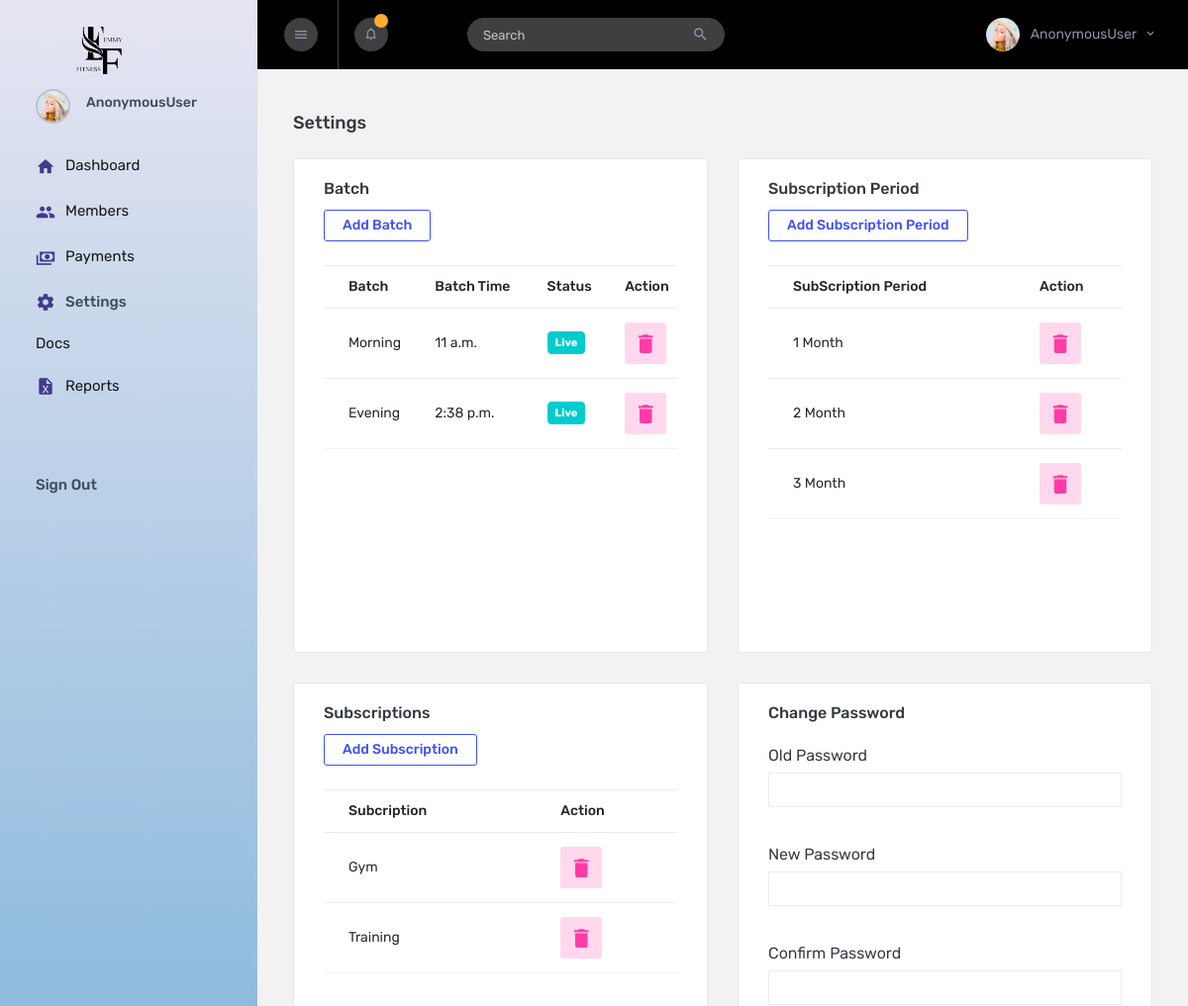
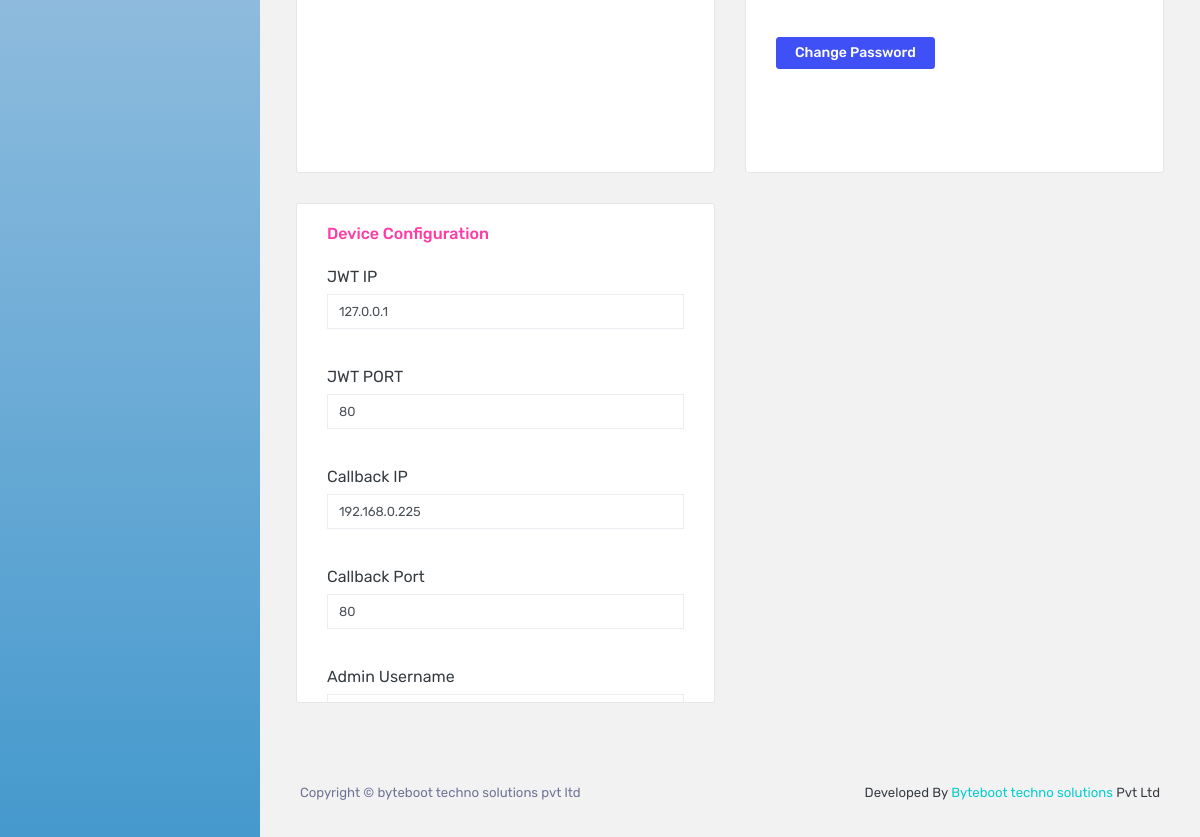
The app's page /Setting_Module with its own data (2 pictures, top to bottom).
### Members/models.py (models this page shows, shortened)
class Batch_DB(models.Model):
    Batch_Name = models.CharField(max_length=255,choices=(("Morning","Morning"),("Evening","Evening"),("Stoped","Stoped")))
    Batch_Status = models.BooleanField(default=True)
    Batch_Time = models.TimeField(auto_now_add=False)

class Subscription_Period(models.Model):
    Period = models.PositiveIntegerField()
    Category = models.CharField(max_length=255, choices=(("Month","Month"),("Year","Year")))

class TypeSubsription(models.Model):
    Type = models.CharField(max_length=255)

### Index/models.py (models this page shows)
class ConfigarationDB(models.Model):
    JWT_IP = models.CharField(max_length=255)
    JWT_PORT = models.CharField(max_length=11)
    Call_Back_IP = models.CharField(max_length=255)
    Call_Back_Port = models.CharField(max_length=11)
    Admin_Username = models.CharField(max_length=255)
    Admin_Password = models.CharField(max_length=255)

### Index/views.py (the view)
# urls.py: path("Setting_Module",views.Setting_Module,name="Setting_Module"),
def Setting_Module(request):
    form = BatchForm()
    sub_form = Subscription_PeriodForm()
    typesub_form = TypeSubsriptionForm()
    batch = Batch_DB.objects.all()
    speriod = Subscription_Period.objects.all()
    Sub_type = TypeSubsription.objects.all()
    config = ConfigarationDB.objects.get(id = 1)
    context = {
        "form":form,
        "sub_form":sub_form,
        "batch":batch,
        "speriod":speriod,
        "typesub_form":typesub_form,
        "Sub_type":Sub_type,
        "config":config
    }
    return  render(request, "settings.html",context)

### templates/settings.html (shortened to what this page needs)
{% extends "index.html" %}
{% block content %}
<div class="main-panel">
    <div class="content-wrapper">
        <div class="page-header">
            <h3 class="page-title">Settings</h3>
        </div>
        <div class="row">
            <div class="col-lg-6 grid-margin stretch-card">
                <div class="card" style="height: 500px !important;overflow:scroll">
                    <div class="card-body">
                        <div class="item" style="position: sticky; top:10px;background-color:white">
                            <h4 class="card-title">Batch</h4>
                            <p class="card-description"> <button class="btn btn-outline-primary" data-bs-toggle="modal"
                                    data-bs-target="#staticBackdrop1">Add Batch</button>
                            </p>
                        </div>
                        <div class="table-responsive">
                            <table class="table">
                                <thead>
                                    <tr>
                                        <th>Batch</th>
                                        <th>Batch Time</th>
                                        <th>Status</th>
                                        <th>Action</th>
                                    </tr>
                                </thead>
                                <tbody>
                                    {% for i in batch  %}
                                    <tr>
                                        <td>{{i.Batch_Name}}</td>
                                        <td>{{i.Batch_Time}}</td>
                                        <td>
                                            {% if i.Batch_Status == True %}
                                            <label for="" class="badge badge-success">Live</label>
                                            {%else%}
                                            <label for="" class="badge badge-danger">Offline</label>
                                            {% endif %}
                                        </td>
                                        <td>
                                            <a href="{%url 'Batch_Delete' i.id %}" class="btn btn-inverse-danger btn-icon"><i class="mdi mdi-delete"
                                                    style="font-size: 25px;"></i></a>
                                        </td>
                                    </tr>
                                    {% endfor %}
                                </tbody>
                            </table>
                        </div>
                    </div>
                </div>
            </div>
            <div class="col-lg-6 grid-margin stretch-card">
                <div class="card" style="height: 500px !important;overflow:scroll">
                    <div class="card-body">
                        <div class="item" style="position: sticky; top:10px;background-color:white">
                            <h4 class="card-title">Subscription Period</h4>
                            <p class="card-description"><button class="btn btn-outline-primary" data-bs-toggle="modal"
                                    data-bs-target="#staticBackdrop">Add Subscription Period</button>
                            </p>
                        </div>
                        <div class="table-responsive">
                            <table class="table table">
                                <thead>
                                    <tr>
                                        <th>SubScription Period</th>
                                        <th>Action</th>
                                    </tr>
                                </thead>
                                <tbody>
                                    {% for j in speriod %}
                                    <tr>
                                        <td>{{j.Period}} {{j.Category}}</td>
                                        <td>
                                            <a href="{%url 'SubScriptionPeriod_Delete' j.id %}" class="btn btn-inverse-danger btn-icon"><i class="mdi mdi-delete"
                                                style="font-size: 25px;"></i></a>
                                        </td>
                                    </tr>
                                    {% endfor %}
                                </tbody>
                            </table>
                        </div>
                    </div>
                </div>
            </div>
        </div>
        <div class="row">
            <div class="col-lg-6 grid-margin stretch-card">
                <div class="card" style="height: 500px !important;overflow:scroll">
                    <div class="card-body">
                        <div class="item" style="position: sticky; top:10px;background-color:white">
                            <h4 class="card-title">Subscriptions</h4>
                            <p class="card-description"> <button class="btn btn-outline-primary" data-bs-toggle="modal"
                                    data-bs-target="#staticBackdrop2">Add Subscription</button>
                            </p>
                        </div>
                        <div class="table-responsive">
                            <table class="table">
                                <thead>
                                    <tr>
                                        <th>Subcription</th>
                                        <th>Action</th>
                                    </tr>
                                </thead>
                                <tbody>
                                    {% for i in Sub_type  %}
                                    <tr>
                                        <td>{{i.Type}}</td>
                                        <td>
                                            <a href="{%url 'SubScriptionType_Delete' i.id %}" class="btn btn-inverse-danger btn-icon"><i class="mdi mdi-delete"
                                                    style="font-size: 25px;"></i></a>
                                        </td>
                                    </tr>
                                    {% endfor %}
                                </tbody>
                            </table>
                        </div>
                    </div>
                </div>
            </div>
            <div class="col-lg-6 grid-margin stretch-card">
                <div class="card" style="height: 500px !important;overflow:scroll">
                    <div class="card-body">
                        <div class="item" style="position: sticky; top:10px;background-color:white">
                            <h4 class="card-title">Change Password</h4>
                        </div>
                        <div class="table-responsive">
                            <form action="{%url 'ChangePassword' %}" method="post">
                                <label for="">Old Password</label>
                                <input type="password" name="oldpassword" class="form-control"><br><br>
                                <label for="">New Password</label>
                                <input type="password" name="newpassword1" class="form-control"><br><br>
                                <label for="">Confirm Password</label>
                                <input type="password" name="newpassword2" class="form-control"><br><br>
                                <button type="submit" class="btn btn-primary">Change Password</button>
                            </form>
                        </div>
                    </div>
                </div>
            </div>
        </div>
        <div class="row">
            <div class="col-lg-6 grid-margin stretch-card">
                <div class="card" style="height: 500px !important;overflow:scroll">
                    <div class="card-body">
                        <div class="item" style="position: sticky; top:10px;background-color:white">
                            <h4 class="card-title text-danger">Device Configuration</h4>
                        </div>
                        <div class="table-responsive">
                            <form action="{%url 'DeviceConfig' config.id %}" method="post">
                                <label for="">JWT IP</label>
                                <input type="text" name="jwtip" value="{{config.JWT_IP}}" class="form-control"><br><br>
                                <label for="">JWT PORT</label>
                                <input type="text" name="jwtport" value="{{config.JWT_PORT}}" class="form-control"><br><br>
                                <label for="">Callback IP</label>
                                <input type="text" name="callip" value="{{config.Call_Back_IP}}" class="form-control"><br><br>
                                <label for="">Callback Port</label>
                                <input type="text" name="callport" value="{{config.Call_Back_Port}}" class="form-control"><br><br>
                                <label for="">Admin Username</label>
                                <input type="text" name="adminusr" value="{{config.Admin_Username}}" class="form-control"><br><br>
                                <input type="text" name="adminpswd" value="{{config.Admin_Password}}" class="form-control"><br><br>
                            </form>
                        </div>
                    </div>
                </div>
            </div>
        </div>
    </div>
    <footer class="footer">
        <div class="d-sm-flex justify-content-center justify-content-sm-between">
            <span class="text-muted d-block text-center text-sm-left d-sm-inline-block">Copyright © byteboot techno
                solutions pvt ltd</span>
            <span class="float-none float-sm-right d-block mt-1 mt-sm-0 text-center"> Developed By <a
                    href="https://www.betainfotech.com/" target="_blank">Byteboot techno solutions</a> Pvt Ltd</span>
        </div>
    </footer>
</div>
{% endblock %}

### records on screen
Batch_DB: Batch_Name "Morning", Batch_Time "11 a.m.", Batch_Status "Live"
Batch_DB: Batch_Name "Evening", Batch_Time "2:38 p.m.", Batch_Status "Live"
Subscription_Period: Period "1", Category "Month"
Subscription_Period: Period "2", Category "Month"
Subscription_Period: Period "3", Category "Month"
TypeSubsription: Type "Gym"
TypeSubsription: Type "Training"
ConfigarationDB: jwtip "127.0.0.1", jwtport "80", callip "192.168.0.225", callport "80", adminusr "admin"

### other values on screen
{{ request.user }} "AnonymousUser"
